Frame 1 (no input): blank canvas, image omitted
Frame 60 (the mouse pressed at the canvas centre just before this capture): blank canvas, image omitted
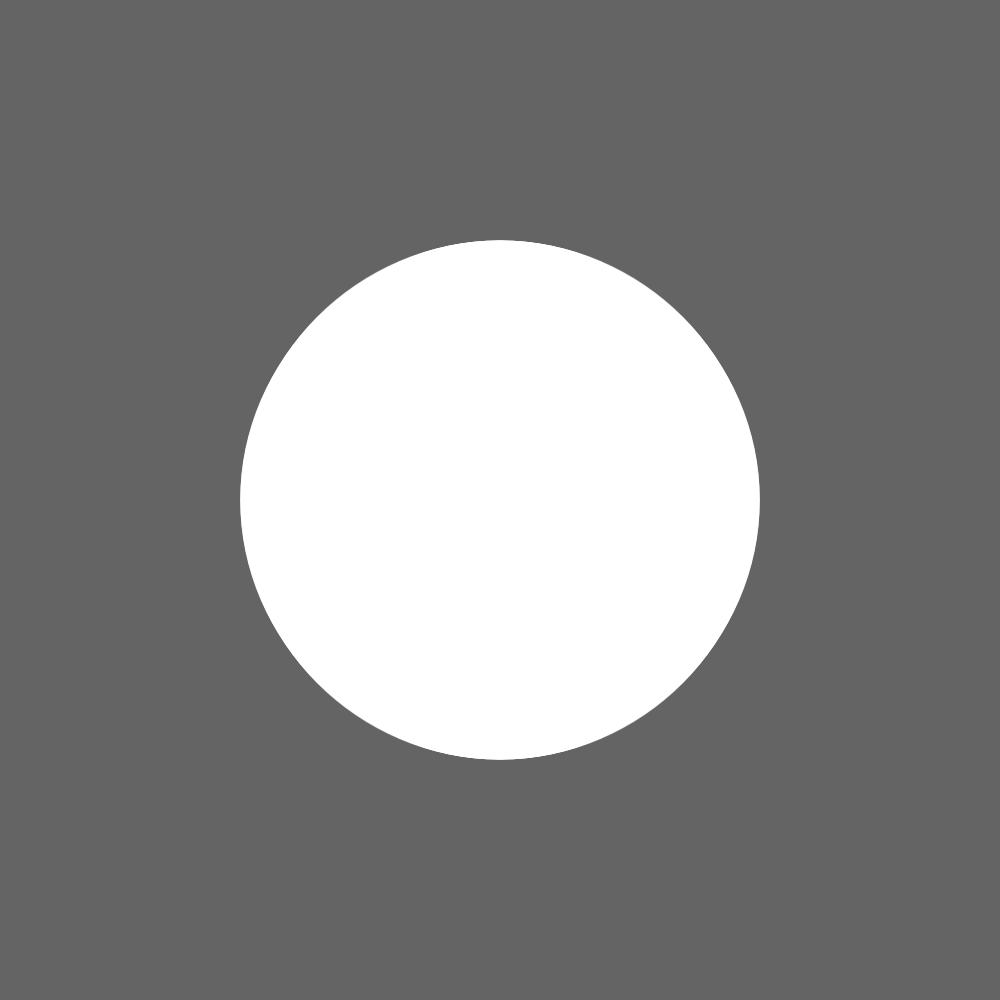
Frame 120 (the mouse held since frame 60 and released just before this capture)

The Processing sketch whose frames 1 and 60 were blank and that drew this single picture after the mouse press (run headless with seeded random() and noise(); from frame 60 on, the mouse is pressed at the canvas centre):

// Processing sketch: Saste005_Class1_Sketch2
// ── Saste005_Class1_Sketch2.pde
int x = mouseX;
int y = mouseY;

void setup() {
  frameRate(50);
  size(1000,1000);
  background(100);
}

void draw() {
  noStroke();
  smooth();
  if (mousePressed) {
    fill(255,random(255));
  } else {
    fill(x,50,random(200),y);
  }
  ellipse(500,500,x+random(20),x+random(20));
  x = mouseX;
  y = mouseY;
}
